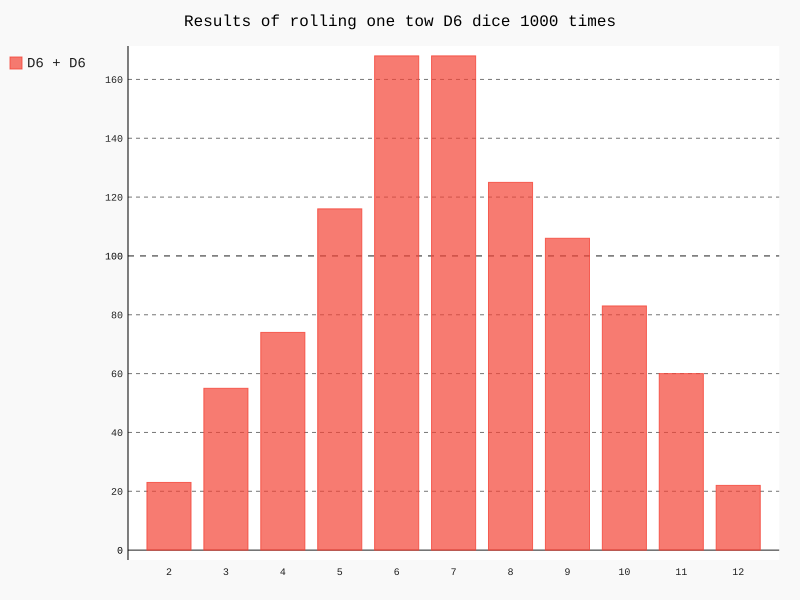

Source code (Python):
#!/usr/bin/env python3
# -*- coding: utf-8 -*-

import pygal

from die import Die

die_1 = Die()
die_2 = Die()

# 存储骰子的结果
results = []
for roll_num in range(1000):
    result = die_1.roll() + die_2.roll()
    results.append(result)

# 分析结果
frequencies = []
max_result = die_1.num_sides + die_2.num_sides
for value in range(2, max_result + 1):
    frequency = results.count(value)
    frequencies.append(frequency)

# 数据的可视化
hist = pygal.Bar()

hist.title = "Results of rolling one tow D6 dice 1000 times"
hist.x_labels = ['2','3','4','5','6','7','8','9','10','11','12']
hist._x_title = "Result"
hist._y_title = "Frequency of Result"

hist.add('D6 + D6', frequencies)
hist.render_to_file('die_visual.svg')

print(frequencies)
